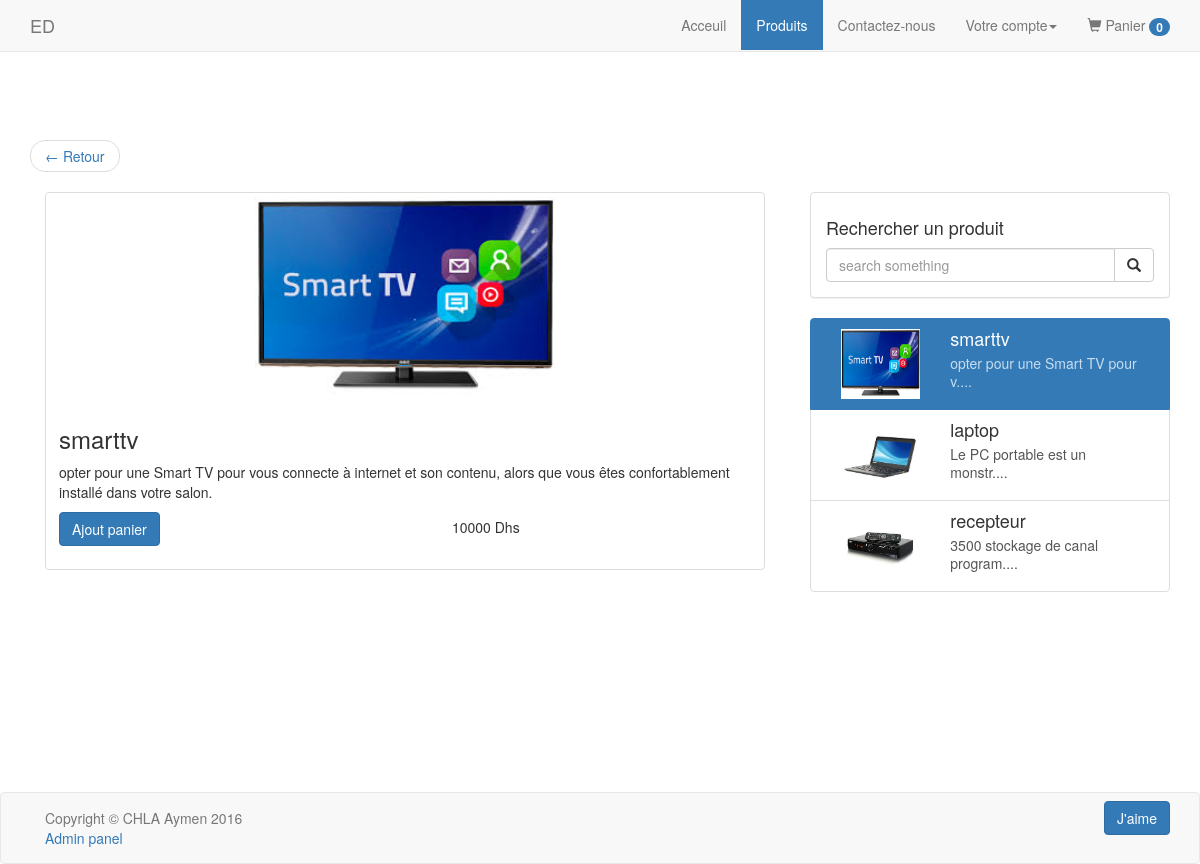
Screenshot of /?session=produits&id=2 with the database file from the repository.
### tables this page shows
CREATE TABLE `produit` (
  `NOP` int(11) NOT NULL,
  `LIB` varchar(255) NOT NULL,
  `PU` double NOT NULL,
  `DP` timestamp NOT NULL DEFAULT CURRENT_TIMESTAMP,
  `INFOS` varchar(255) NOT NULL,
  `IMAGE` varchar(255) NOT NULL
);

### modele/produits/get_details_produit.php (called while the page is built)
<?php
	function get_details_produit($id)
	{
		global $bd;
		$sql = "SELECT * FROM produit WHERE NOP = ".$id;
		$req = $bd->query($sql);
		if($details = $req->fetch())
			return $details;
		return NULL;
	}

### vue/produits/detailsProduit.php (the view, shortened to what this page needs)
<!DOCTYPE html>
<html>
<head>
	<link rel="stylesheet" type="text/css" href="vue/bootstrap/css/bootstrap.css">
</head>
<body>
	<?php include_once "vue/includes/header.php"; ?>
	<div class="container">
		<nav>
		  <ul class="pager">
		    <li class="previous"><a href="" onClick="javascript:window.history.go(-1)" ><span aria-hidden="true">&larr;</span> Retour</a></li>
		  </ul>
		</nav>
		<article class="row">
			<div class="col-md-8">
				<section class="col-md-12">
						 <div class="thumbnail">
						      <a href="?session=produits&id=<?php echo $details['NOP'];?>"><img src="<?php echo $details['IMAGE'];?>" alt="<?php echo $details['LIB']?>" ></a>
						      <div class="caption">
						        <h3><?php echo $details['LIB'];?></h3>
						        <p><?php echo $details['INFOS'];"...."?></p>
						        <p><a   href="<?php echo "?session=panier&statut=ajouter&nop=".$details['NOP']; ?>" class="btn btn-primary ajout-panier">Ajout panier</a>
						        <span class="col-md-offset-5"><?php echo $details['PU'];?> Dhs</span>
						        </p>
						      </div>
						    </div>
				</section>
			</div>
			<?php include_once "vue/includes/sidebar.php"; ?>
		</article>
	</div>
	<?php include_once "vue/includes/footer.php";?>
</body>
</html>

### index.php (shortened to what this page needs)
<?php
	if(isset($_GET['session']))
	{
			if($_GET['session'] == 'admin')
			{
				include_once("admin/index.php");
			}
			else if($_GET['session'] == 'produits')
			{
				include_once("controleur/produits/index.php");
			}
	}

### controleur/produits/index.php
<?php
if(!isset($_GET['id']))
{
		include_once("modele/produits/get_nombre_produits.php");
		$nbProduits = get_nombre_produits();
		include_once("modele/produits/get_nombre_pages.php");
		$max_par_page = 10;
		$nbPages = get_nombre_pages($nbProduits , $max_par_page);
		if(isset($_GET['page']))
		{
			$_GET['page'] = (int ) $_GET['page'];
			include_once "modele/produits/get_depart.php";
			$depart = get_depart($_GET['page'],$nbPages,$max_par_page);
			if(!isset($_POST['search']) || empty($_POST['search']))
				{
					include_once("modele/produits/get_produits.php");
					$produits = get_produits($depart,$max_par_page);
				}
			else
			{
				$search = $_POST['search'];
				include_once("modele/produits/search_produits.php");
				$produits = search_produits($search,$depart,$max_par_page);
			}
			if(isset($_GET['page']))
			{
				if($_GET['page']!=1)
					$precedent = $_GET['page']-1;
				else
					$precedent = 1;
				if($_GET['page']!=$nbPages)
					$suivant = $_GET['page'] +1;
				else
					$suivant = $nbPages;
			}
			else
			{
				$precedent = 1;
				$suivant = 2;
			}
		}
		else
		{
			if(!isset($_POST['search']) || empty($_POST['search']))
				{
					include_once("modele/produits/get_produits.php");
					$produits = get_produits(0,$max_par_page);
				}
			else
			{
				$search = $_POST['search'];
				include_once("modele/produits/search_produits.php");
				$produits = search_produits($search,0,$max_par_page);
			}
		}
foreach ($produits as $key => $produit) {
		$produits[$key]['LIB'] = htmlspecialchars($produit['LIB']);
		$produits[$key]['PU'] = htmlspecialchars($produit['PU']);
		$produits[$key]['INFOS'] = (substr($produit['INFOS'],0,30).'....');
	}
	include_once("vue/produits/index.php");
}
else
{
	include_once("modele/produits/get_details_produit.php");
	$details = get_details_produit($_GET['id']);
	include_once("vue/produits/detailsProduit.php");
}

### vue/includes/header.php (shortened to what this page needs)
<header id="header" class="navbar navbar-fixed-top navbar-default">
	<div class="container">
			<a href="index.php" class="navbar-brand">ED</a>
			<ul class="navbar-nav nav navbar-right">
				<li id="accueil" class="hvr-sweep-to-bottom"><a href="index.php" >Acceuil</a></li>
				<li id="produits"><a href="?session=produits">Produits</a></li>
				<li id="contactez-nous"><a href="?session=contactez-nous">Contactez-nous</a></li>
				<?php
					if(isset($_SESSION['user']))
					{
						 ?>
								<li id="monCompte" class="dropdown">
						          <a href="?session=monCompte&statut=parametre" class="dropdown-toggle" data-toggle="dropdown" role="button" aria-haspopup="true" aria-expanded="false">Bonjour <strong><?php echo $_SESSION['user']['prenom'];?></strong><span class="caret"></span></a>
						          <ul class="dropdown-menu">
						            <li><a href="?session=monCompte&statut=parametre">Mon compte</a></li>
						            <li><a href="?session=monCompte&statut=mesCommandes">Mes commandes</a></li>
						            <li role="separator" class="divider"></li>
						             <li class="dropdown-header"><i class="glyphicon glyphicon-map-marker"></i><b>Suivre ma commande</b></li>
						            <li><a href="?session=monCompte&statut=mesCommandes&d=1">Dernière commande</a></li>
						            <li><a href="?session=monCompte&statut=mesCommandes">Toutes mes commandes</a></li>
						            <li role="separator" class="divider"></li>
						            <li><a href="?session=connexion&statut=2"><i class="glyphicon glyphicon-off"> </i> Se déconnecter</a></li>
						          </ul>
						        </li>
						<?php }
					else
					{ ?>
								<li class="dropdown" id="votreCompte">
						          <a href="#" class="dropdown-toggle" data-toggle="dropdown" role="button" aria-haspopup="true" aria-expanded="false">Votre compte<span class="caret"></span></a>
						        </li>
			   <?php }
				?>
				<li id="panier">
					<a  href="?session=panier&statut=afficher"  >
						<i class="glyphicon glyphicon-shopping-cart"></i>
						Panier
						<?php
							if(isset($_SESSION['panier']) && count($_SESSION['panier']['nop']) != 0)
							{
								echo "<span class='badge'>".count($_SESSION['panier']['nop'])."</span>";
							}
							else
								echo "<span class='badge'>0</span>";
						?>
					</a>
				</li>
			</ul>
	</div>
</header>

### vue/includes/sidebar.php
<aside class="col-md-4">
	<form class="form-horizontal panel-group" role="form" action="?session=produits" method="post">
		<div class="panel panel-default">
			<div class="panel-body">
				<div class="">
					<h4>Rechercher un produit</h4>
				</div>
				<div class="input-group">
						<input type="search" name="search" class="form-control" placeholder="search something">
						<div class="input-group-btn">
							<button class="btn btn-default" type="submit"><i class="glyphicon glyphicon-search"></i></button>
						</div>
				</div>
			</div>
		</div>
	</form>
	<?php
		$sql = "SELECT * from produit ORDER BY DP LIMIT 0,3";
		$req = $bd->query($sql);
		$dernierProds = $req->fetchAll();
		foreach ($dernierProds as $key => $produit) {
			$dernierProds[$key]['LIB'] = htmlspecialchars($produit['LIB']);
			$dernierProds[$key]['PU'] = htmlspecialchars($produit['PU']);
			$dernierProds[$key]['INFOS'] = (substr($produit['INFOS'],0,30).'....');
		}
	?>
	<div class="list-group">
		<?php
			$attr = "";
			foreach ($dernierProds as $key => $prod) {
					if(isset($_GET['id']) && $_GET['id'] == $prod['NOP'])
						$attr = "active";
					else
						$attr  = "";
					echo "
					<a href='?session=produits&id=".$prod['NOP']."' class='list-group-item col-md-12 ".$attr."'>
						<img class='img-rounded col-md-4' style='diplay:inline-block;' width='70px' height='70px' src='".$prod['IMAGE']."'>
						<div class='col-md-8'>
							 <h4 style='diplay:inline-block;' class='list-group-item-heading'>".$prod['LIB']."</h4>
						    <p class='list-group-item-text'>".$prod['INFOS']."</p>
						</div>
	 				</a>";
			}
	 	?>
	</div>
</aside>

### vue/includes/footer.php
<div style="height: 200px"></div>
<footer class="navbar navbar-default navbar-static-bottom" style="margin-bottom:0px;">
	<div class="container">
		<p class="navbar-text pull-left">Copyright © CHLA Aymen 2016<br>
			<a href="?session=admin&p=connexion&statut=3">Admin panel</a>
		</p>
		<a href="https://github.com/AymenChla" class="btn btn-primary pull-right navbar-btn">J'aime</a>
	</div>
</footer>

### vue/produits/detailsProduit.php (style rules this page uses)
.thumbnail>a>img { width:300px; height:200px; }

### vue/includes/header.php (style rules this page uses)
.badge { background-color: #337AB7; }
.navbar-default .navbar-nav > .active > a, .navbar-default .navbar-nav > .active > a:hover, .navbar-default .navbar-nav > .active > a:focus { color: #fff; background-color: #337AB7; }

### rows the page displays
produit: IMAGE+LIB (picture), LIB "smarttv", INFOS "opter pour une Smart TV pour vous connecte à internet et son contenu, alors que vous êtes confortablement installé dans votre salon.", PU "10000", IMAGE (picture), INFOS "opter pour une Smart TV pour v...."
produit: IMAGE (picture), LIB "laptop", INFOS "Le PC portable est un monstr...."
produit: IMAGE (picture), LIB "recepteur", INFOS "3500 stockage de canal program...."
